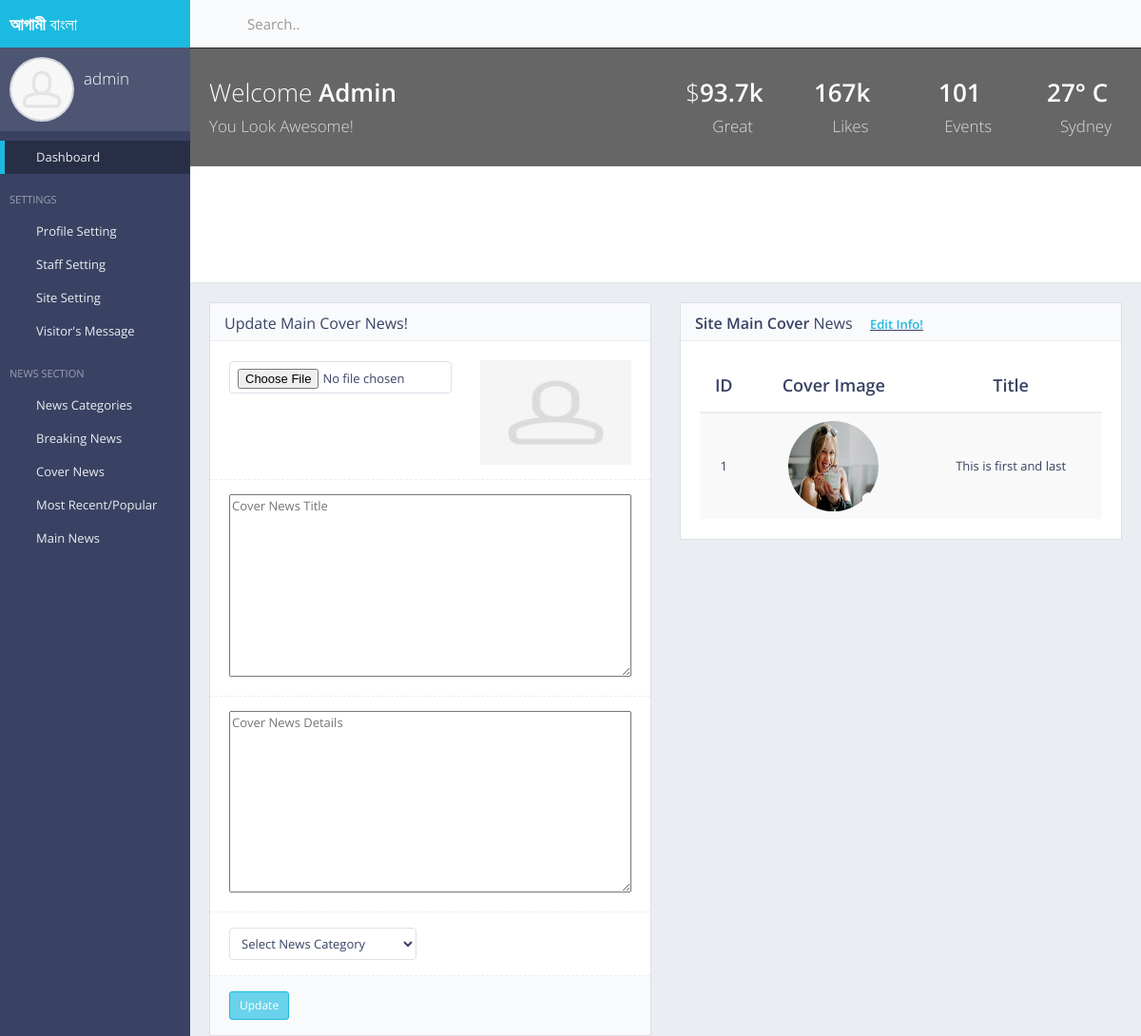
The app's page /ag/admin/add/cover/news/ (signed in, upper part), older data.
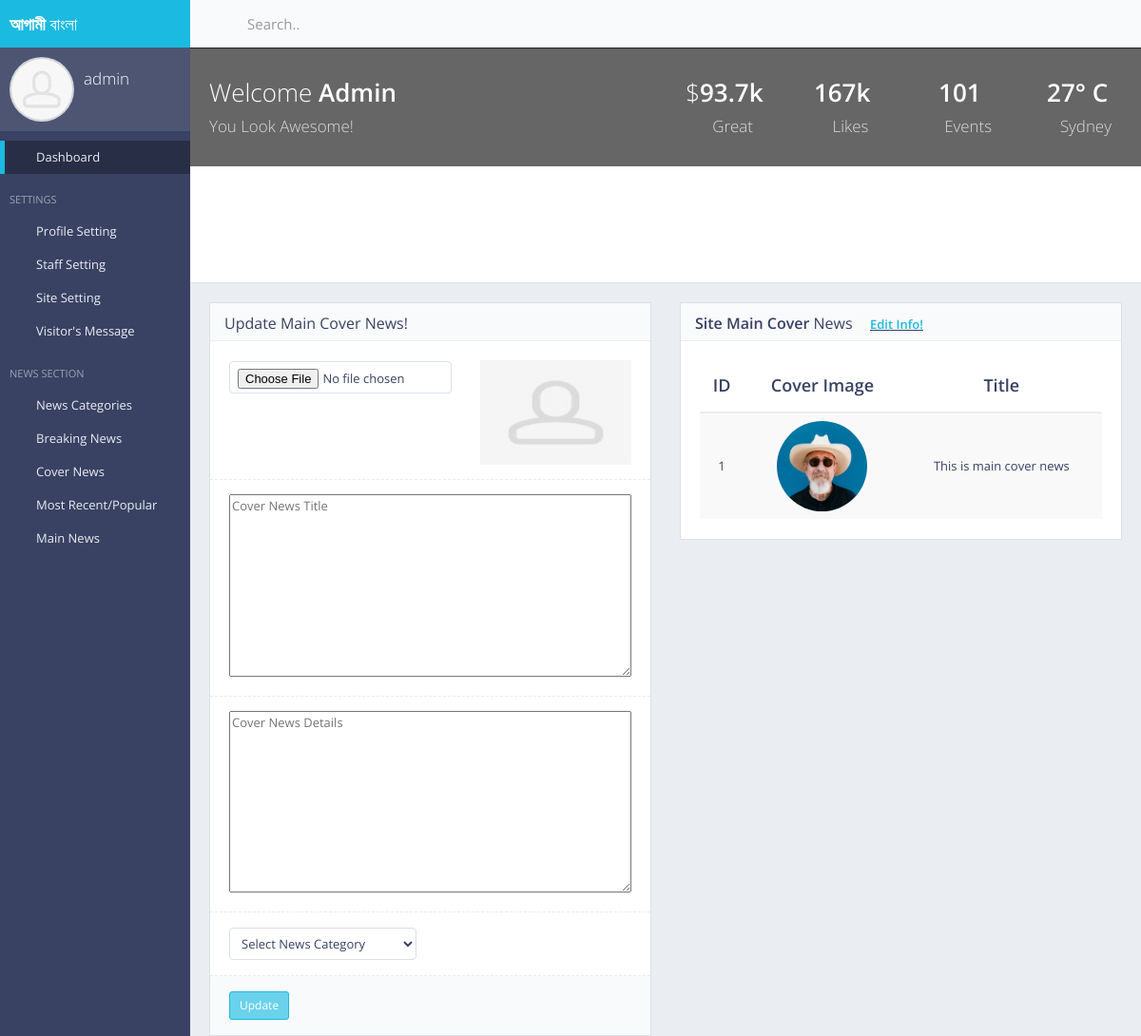
The same page, newer data.
### adminPanel/models.py (models this page shows, shortened)
class CoverNewsMain(models.Model):
    cover_news_image       = models.ImageField()
    cover_news_title       = models.TextField(max_length=255, verbose_name="Cover News Title")
    cover_news_category    = models.CharField(max_length=255, default="")
    cover_news_subcategory = models.CharField(max_length=255, blank=True, null=True)
    cover_news_details     = models.TextField(max_length=2000, blank=True, null=True)
    cover_news_added_at    = models.DateField(auto_now_add=True)

### adminPanel/views.py (the view)
# urls.py: url(r'^ag/admin/add/cover/news/$', views.adminPanel_addCoverNews, name='adminPanelAddCoverNews'),
@login_required(login_url='/login/user')
def adminPanel_addCoverNews(request):
    news_categories_list = NewsCategories.objects.all()
    main_cover_news_info = CoverNewsMain.objects.filter().first()
    context = {
        'news_categories_list' : news_categories_list,
        'main_cover_news_info' : main_cover_news_info,
    }
    return render(request, "backEnd/add-main-cover-news.html", context)

### core/templates/backEnd/add-main-cover-news.html (shortened to what this page needs)
{% extends 'backEnd/index.html' %}
{% load static %}
{% block main_content %}
<div class="row">
    <div class="col-md-6">
        <div class="block">
            <div class="block-title">
                <h2>Update Main Cover News!</h2>
            </div>
            <form action="{%url 'adminPanelAddMainCoverNews' %}" method="post" enctype="multipart/form-data" class="form-horizontal form-bordered">
                <div class="form-group">
                    <div class="col-md-7">
                        <input type="file" name="main-cover-news-img" id="main-cover-news-img" class="form-control" required>
                    </div>
                    <div class="col-md-5">
                        <img src="{%static 'backEnd/img/placeholders/avatars/avatar1@2x.jpg' %}" id="main-cover-news-img-preview" style="width:100%;height: 110px;" alt="">
                    </div>
                </div>
                <div class="form-group">
                    <div class="col-md-12">
                        <textarea name="cover_news_title" id="cover_news_title" cols="" style="width: 100%;" rows="10" maxlength="70" placeholder="Cover News Title"></textarea>
                    </div>
                </div>
                <div class="form-group">
                    <div class="col-md-12">
                        <textarea name="cover_news_details" id="cover_news_details" cols="" style="width: 100%;" rows="10" maxlength="70" placeholder="Cover News Details"></textarea>
                    </div>
                </div>
                <div class="form-group">
                    <div class="col-md-6">
                        <select id="select-category" name="select-cover-news-category" class="form-control" size="1" required>
                            {% if news_categories_list|length == 0 %}
                            <option value="0">No News Category Found</option>
                            {% else %}
                            <option value="0">Select News Category</option>
                            {% endif %}
                        </select>
                    </div>
                    <div class="col-md-6">
                    </div>
                </div>
                <div class="form-group form-actions">
                    <div class="col-xs-12">
                        <button type="submit" class="btn btn-sm btn-primary">Update</button>
                    </div>
                </div>
            </form>
        </div>
    </div>
    <div class="col-md-6">
        <div class="block">
            <div class="block-title">
                <h2><strong>Site Main Cover </strong>News</h2>
                {% if main_cover_news_info %}
                <span style="text-decoration: underline;"><a href="{%url 'adminPanelEditMainCoverNews' pk=main_cover_news_info.pk %}" class="disabled"><strong>Edit Info!</strong></a></span>
                {% endif %}
            </div>
            <div class="table-responsive">
                {% if main_cover_news_info %}
                <table class="table table-vcenter table-striped">
                    <thead>
                    <tr>
                        <th class="text-center">ID</th>
                        <th class="text-center">Cover Image</th>
                        <th class="text-center">Title</th>
                    </tr>
                    </thead>
                    <tbody>
                    <tr>
                        <td class="text-center">1</td>
                        <td class="text-center"><img src="{{main_cover_news_info.cover_news_image.url}}" style="width:95px;height:95px;" alt="avatar" class="img-circle"></td>
                        <td class="text-center">{{main_cover_news_info.cover_news_title}}</td>
                    </tr>
                    </tbody>
                </table>
                {% else %}
                <h3 class="text-center">No added yet! Please add logo to increase your site looking!</h3>
                {% endif %}
            </div>
        </div>
    </div>
</div>
{% endblock %}

Row changes from the older to the newer data that the page shows:
removed CoverNewsMain: cover_news_image (picture), cover_news_title "This is first and last"
added CoverNewsMain: cover_news_image (picture), cover_news_title "This is main cover news"
